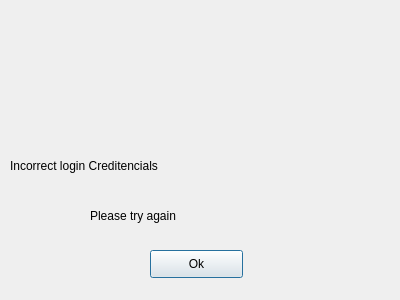
<?xml version="1.0" encoding="UTF-8"?>
<ui version="4.0">
 <class>Dialog</class>
 <widget class="QDialog" name="Dialog">
  <property name="geometry">
   <rect>
    <x>0</x>
    <y>0</y>
    <width>400</width>
    <height>300</height>
   </rect>
  </property>
  <property name="minimumSize">
   <size>
    <width>400</width>
    <height>300</height>
   </size>
  </property>
  <property name="maximumSize">
   <size>
    <width>450</width>
    <height>300</height>
   </size>
  </property>
  <property name="windowTitle">
   <string>Dialog</string>
  </property>
  <property name="styleSheet">
   <string notr="true"/>
  </property>
  <widget class="QLabel" name="label">
   <property name="geometry">
    <rect>
     <x>140</x>
     <y>0</y>
     <width>121</width>
     <height>121</height>
    </rect>
   </property>
   <property name="text">
    <string/>
   </property>
   <property name="pixmap">
    <pixmap>../../../../Downloads/1110 (1).png</pixmap>
   </property>
  </widget>
  <widget class="QLabel" name="Error">
   <property name="geometry">
    <rect>
     <x>10</x>
     <y>130</y>
     <width>370</width>
     <height>71</height>
    </rect>
   </property>
   <property name="text">
    <string>Incorrect login Creditencials</string>
   </property>
  </widget>
  <widget class="QLabel" name="Error_2">
   <property name="geometry">
    <rect>
     <x>90</x>
     <y>180</y>
     <width>221</width>
     <height>71</height>
    </rect>
   </property>
   <property name="text">
    <string>Please try again </string>
   </property>
  </widget>
  <widget class="QPushButton" name="Error_Button">
   <property name="geometry">
    <rect>
     <x>150</x>
     <y>250</y>
     <width>93</width>
     <height>28</height>
    </rect>
   </property>
   <property name="text">
    <string>Ok</string>
   </property>
  </widget>
 </widget>
 <resources/>
 <connections/>
</ui>
